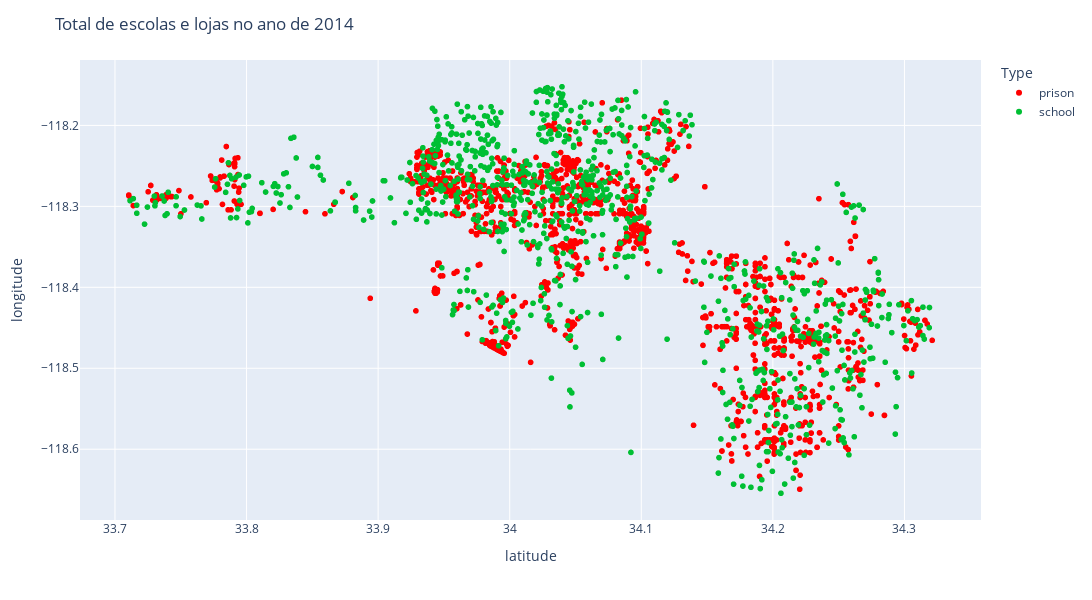
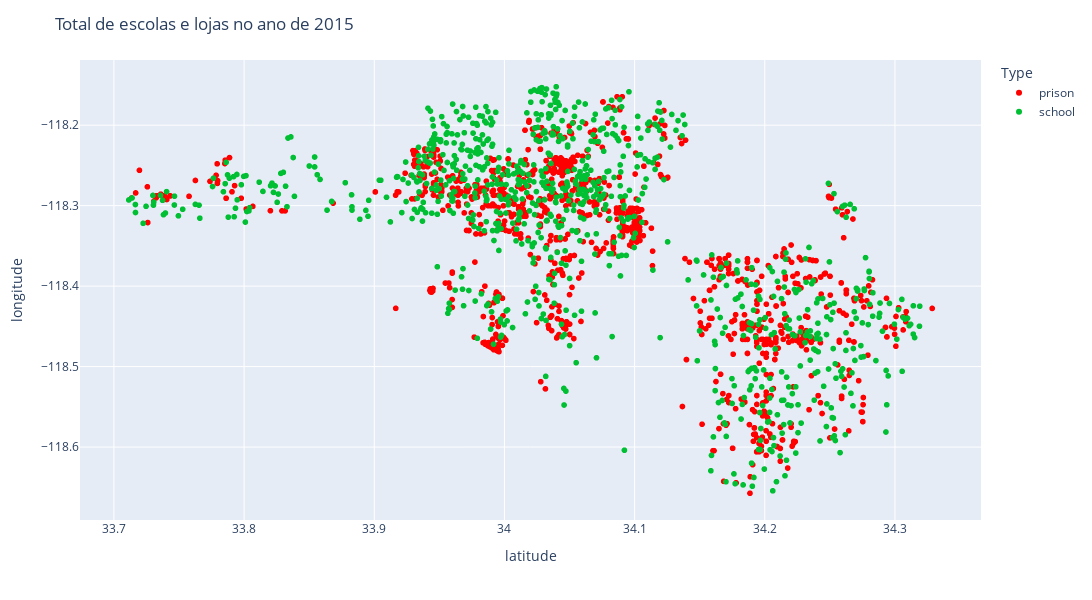
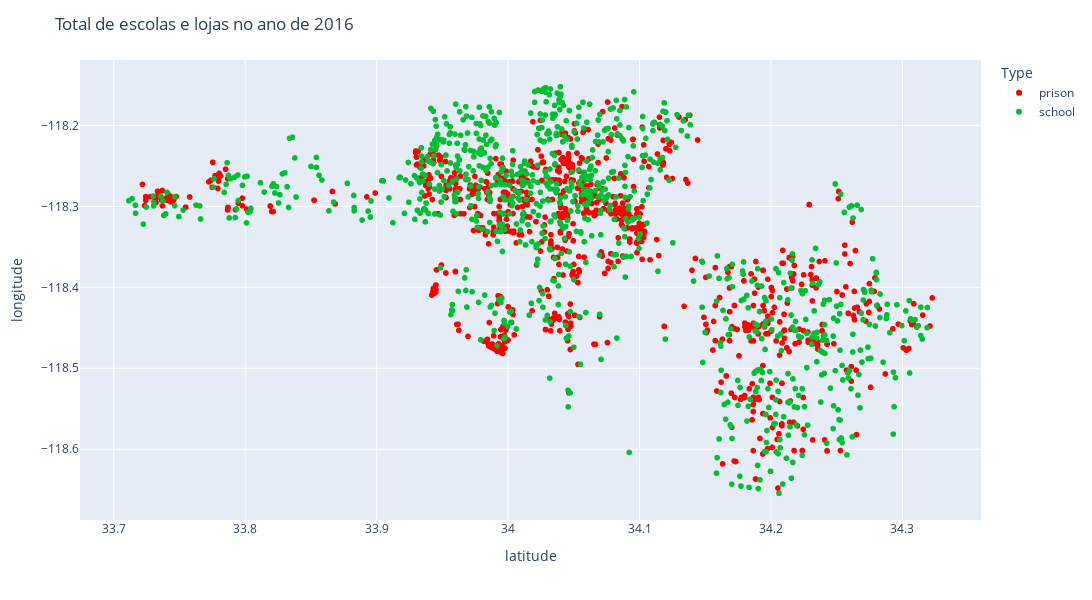

Notebook code cell kept with these figures, in order:
### Code cell
for year in sorted(df_prisoes['Year'].unique()):
    display(grafico_prisoes_escolas(str(year)))

### Figure 1 — Plotly figure (JSON) as saved in the notebook; plotly's stock layout.template omitted (floating-point values rounded to 4 significant figures; data arrays with more than 128 entries replaced by an {"elided": "..."} marker saying what was removed)
{"data": [{"hovertemplate": "Type=prison<br>latitude=%{x}<br>longitude=%{y}<extra></extra>", "legendgroup": "prison", "marker": {"color": "#F00", "symbol": "circle"}, "mode": "markers", "name": "prison", "showlegend": true, "type": "scattergl", "x": {"elided": "1705 float values"}, "xaxis": "x", "y": {"elided": "1705 float values"}, "yaxis": "y"}, {"hovertemplate": "Type=school<br>latitude=%{x}<br>longitude=%{y}<extra></extra>", "legendgroup": "school", "marker": {"color": "#00bf33", "symbol": "circle"}, "mode": "markers", "name": "school", "showlegend": true, "type": "scattergl", "x": {"elided": "914 float values"}, "xaxis": "x", "y": {"elided": "914 float values"}, "yaxis": "y"}], "layout": {"autosize": false, "height": 600, "legend": {"title": {"text": "Type"}, "tracegroupgap": 0}, "margin": {"t": 60}, "title": {"text": "<span>Total de escolas e lojas no ano de 2014</span>"}, "width": 1200, "xaxis": {"anchor": "y", "autorange": true, "domain": [0, 1], "range": [33.67, 34.36], "title": {"text": "latitude"}, "type": "linear"}, "yaxis": {"anchor": "x", "autorange": true, "domain": [0, 1], "range": [-118.7, -118.1], "title": {"text": "longitude"}, "type": "linear"}}}

### Figure 2 — Plotly figure (JSON) as saved in the notebook; plotly's stock layout.template omitted (floating-point values rounded to 4 significant figures; data arrays with more than 128 entries replaced by an {"elided": "..."} marker saying what was removed)
{"data": [{"hovertemplate": "Type=prison<br>latitude=%{x}<br>longitude=%{y}<extra></extra>", "legendgroup": "prison", "marker": {"color": "#F00", "symbol": "circle"}, "mode": "markers", "name": "prison", "showlegend": true, "type": "scattergl", "x": {"elided": "1535 float values"}, "xaxis": "x", "y": {"elided": "1535 float values"}, "yaxis": "y"}, {"hovertemplate": "Type=school<br>latitude=%{x}<br>longitude=%{y}<extra></extra>", "legendgroup": "school", "marker": {"color": "#00bf33", "symbol": "circle"}, "mode": "markers", "name": "school", "showlegend": true, "type": "scattergl", "x": {"elided": "914 float values"}, "xaxis": "x", "y": {"elided": "914 float values"}, "yaxis": "y"}], "layout": {"autosize": false, "height": 600, "legend": {"title": {"text": "Type"}, "tracegroupgap": 0}, "margin": {"t": 60}, "title": {"text": "<span>Total de escolas e lojas no ano de 2015</span>"}, "width": 1200, "xaxis": {"anchor": "y", "autorange": true, "domain": [0, 1], "range": [33.67, 34.37], "title": {"text": "latitude"}, "type": "linear"}, "yaxis": {"anchor": "x", "autorange": true, "domain": [0, 1], "range": [-118.7, -118.1], "title": {"text": "longitude"}, "type": "linear"}}}

### Figure 3 — Plotly figure (JSON) as saved in the notebook; plotly's stock layout.template omitted (floating-point values rounded to 4 significant figures; data arrays with more than 128 entries replaced by an {"elided": "..."} marker saying what was removed)
{"data": [{"hovertemplate": "Type=prison<br>latitude=%{x}<br>longitude=%{y}<extra></extra>", "legendgroup": "prison", "marker": {"color": "#F00", "symbol": "circle"}, "mode": "markers", "name": "prison", "showlegend": true, "type": "scattergl", "x": {"elided": "1386 float values"}, "xaxis": "x", "y": {"elided": "1386 float values"}, "yaxis": "y"}, {"hovertemplate": "Type=school<br>latitude=%{x}<br>longitude=%{y}<extra></extra>", "legendgroup": "school", "marker": {"color": "#00bf33", "symbol": "circle"}, "mode": "markers", "name": "school", "showlegend": true, "type": "scattergl", "x": {"elided": "914 float values"}, "xaxis": "x", "y": {"elided": "914 float values"}, "yaxis": "y"}], "layout": {"autosize": false, "height": 600, "legend": {"title": {"text": "Type"}, "tracegroupgap": 0}, "margin": {"t": 60}, "title": {"text": "<span>Total de escolas e lojas no ano de 2016</span>"}, "width": 1200, "xaxis": {"anchor": "y", "autorange": true, "domain": [0, 1], "range": [33.67, 34.36], "title": {"text": "latitude"}, "type": "linear"}, "yaxis": {"anchor": "x", "autorange": true, "domain": [0, 1], "range": [-118.7, -118.1], "title": {"text": "longitude"}, "type": "linear"}}}
